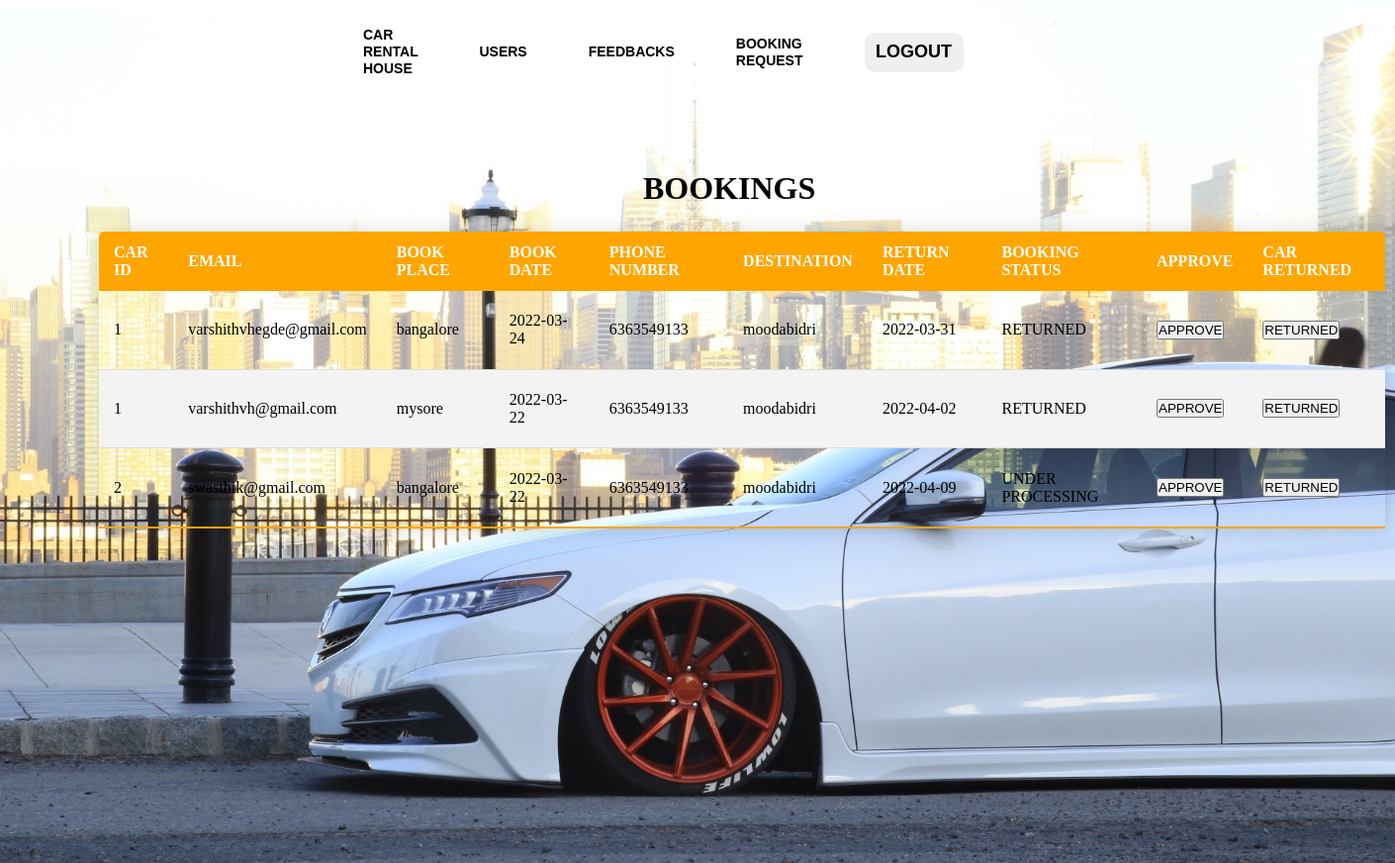
/adminbook.php, run on the app's committed database.
### tables this page shows
CREATE TABLE `booking` (
  `BOOK_ID` int(11) NOT NULL,
  `CAR_ID` int(11) NOT NULL,
  `EMAIL` varchar(255) NOT NULL,
  `BOOK_PLACE` varchar(255) NOT NULL,
  `BOOK_DATE` date NOT NULL,
  `DURATION` int(11) NOT NULL,
  `PHONE_NUMBER` bigint(20) NOT NULL,
  `DESTINATION` varchar(255) NOT NULL,
  `RETURN_DATE` date NOT NULL,
  `PRICE` int(11) NOT NULL,
  `BOOK_STATUS` varchar(255) NOT NULL DEFAULT 'UNDER PROCESSING'
);

### adminbook.php (the view, shortened to what this page needs)
<!DOCTYPE html>
<html lang="en">
<head>
</head>
<body>
<?php
require_once('connection.php');
$query="SELECT *from booking ORDER BY BOOK_ID DESC";
$queryy=mysqli_query($con,$query);
?>
<div class="hai">
        <div class="navbar">
            <div class="icon">
                <h2 class="logo"></h2>
            </div>
            <div class="menu">
                <ul>
                    <li><a href="adminvehicle.php">CAR RENTAL HOUSE</a></li>
                    <li><a href="adminusers.php">USERS</a></li>
                    <li><a href="admindash.php">FEEDBACKS</a></li>
                    <li><a href="adminbook.php">BOOKING REQUEST</a></li>
                  <li> <button class="nn"><a href="index.php">LOGOUT</a></button></li>
                </ul>
            </div>
         </div>
         </div>
        <div>
            <h1 class="header">BOOKINGS</h1>
            <div>
                <div>
                    <table class="content-table">
                <thead>
                    <tr>
                        <th>CAR ID</th>
                        <th>EMAIL</th>
                        <th>BOOK PLACE</th>
                        <th>BOOK DATE</th>
                        <th>PHONE NUMBER</th>
                        <th>DESTINATION</th>
                        <th>RETURN DATE</th>
                        <th>BOOKING STATUS</th>
                        <th>APPROVE</th>
                        <th>CAR RETURNED</th>
                    </tr>
                </thead>
                <tbody>
                <?php
                while($res=mysqli_fetch_array($queryy)){
                ?>
                <tr  class="active-row">
                    <td><?php echo $res['CAR_ID'];?></php></td>
                    <td><?php echo $res['EMAIL'];?></php></td>
                    <td><?php echo $res['BOOK_PLACE'];?></php></td>
                    <td><?php echo $res['BOOK_DATE'];?></php> </td>
                    <td><?php echo $res['PHONE_NUMBER'];?></php></td>
                    <td><?php echo $res['DESTINATION'];?></php></td>
                    <td><?php echo $res['RETURN_DATE'];?></php></td>
                    <td><?php echo $res['BOOK_STATUS'];?></php></td>
                    <td><button type="submit"  class="but"  name="approve"><a href="approve.php?id=<?php echo $res['BOOK_ID']?>">APPROVE</a></button></td>
                    <td><button type="submit" class="but" name="approve"><a href="adminreturn.php?id=<?php echo $res['CAR_ID']?>&bookid=<?php echo $res['BOOK_ID']?>">RETURNED</a></button></td>
                </tr>
               <?php } ?>
                </tbody>
                </table>
                </div>
            </div>
        </div>
</body>
</html>

### adminbook.php (style rules this page uses)
* { margin: 0; padding: 0; }
.hai { width: 100%; background: linear-gradient(to top, rgba(0,0,0,0)50%, rgba(0,0,0,0)50%),url("../images/carbg2.jpg"); background-position: center; background-size: cover; height: 109vh; animation: infiniteScrollBg 50s linear infinite; }
.navbar { width: 1200px; height: 75px; margin: auto; }
.icon { width:200px; float: left; height : 70px; }
.logo { color: #ff7200; font-size: 35px; font-family: Arial; padding-left: 20px; float:left; padding-top: 10px; }
.menu { width: 400px; float: left; height: 70px; }
ul { float: left; display: flex; justify-content: center; align-items: center; }
ul li { list-style: none; margin-left: 62px; margin-top: 27px; font-size: 14px; }
ul li a { text-decoration: none; color: black; font-family: Arial; font-weight: bold; transition: 0.4s ease-in-out; }
.content-table { border-collapse: collapse; font-size: 1em; border-radius: 5px 5px 0 0; overflow: hidden; box-shadow:0 0 20px rgba(0,0,0,0.15); margin-left : 100px ; margin-top: 25px; width: 1300px; height: 300px; }
.content-table thead tr { background-color: orange; color: white; text-align: left; }
.content-table th, .content-table td { padding: 12px 15px; }
.content-table tbody tr { border-bottom: 1px solid #dddddd; }
.content-table tbody tr:nth-of-type(even) { background-color: #f3f3f3; }
.content-table tbody tr:last-of-type { border-bottom: 2px solid orange; }
.header { margin-top: -700px; margin-left: 650px; }
.nn { width:100px; border:none; height: 40px; font-size: 18px; border-radius: 10px; cursor: pointer; color:white; transition: 0.4s ease; }
.nn a { text-decoration: none; color: black; font-weight: bold; }
.but a { text-decoration: none; color: black; }

### data on the page
booking: CAR_ID "1", EMAIL "varshithvhegde@gmail.com", BOOK_PLACE "bangalore", BOOK_DATE "2022-03-24", PHONE_NUMBER "6363549133", DESTINATION "moodabidri", RETURN_DATE "2022-03-31", BOOK_STATUS "RETURNED"
booking: CAR_ID "1", EMAIL "varshithvh@gmail.com", BOOK_PLACE "mysore", BOOK_DATE "2022-03-22", PHONE_NUMBER "6363549133", DESTINATION "moodabidri", RETURN_DATE "2022-04-02", BOOK_STATUS "RETURNED"
booking: CAR_ID "2", EMAIL "swasthik@gmail.com", BOOK_PLACE "bangalore", BOOK_DATE "2022-03-22", PHONE_NUMBER "6363549133", DESTINATION "moodabidri", RETURN_DATE "2022-04-09", BOOK_STATUS "UNDER PROCESSING"
